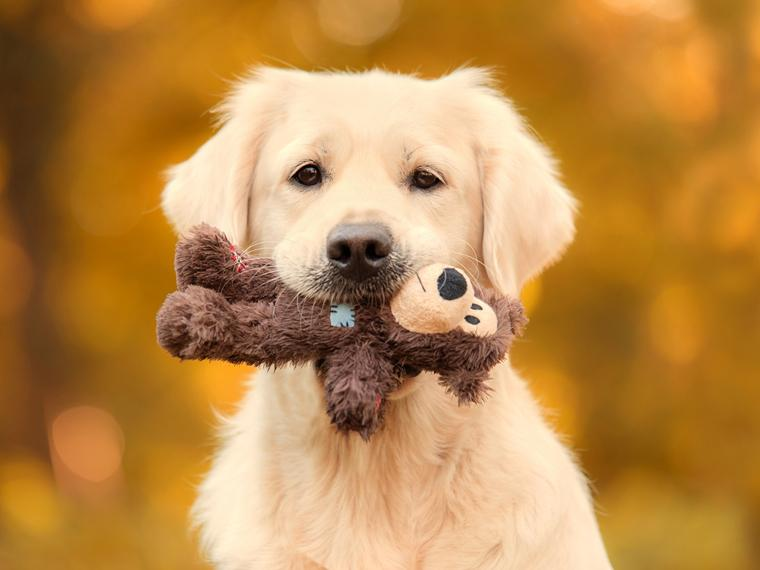
#> input picture images/perro.jpg, 760 x 570 px
$ python procesamiento_imagenes_con_arrays.py
#> lines starting #> are read from the running program, lines starting #| are printed output that depends on the picture
import numpy as np
import matplotlib.pyplot as plt
from PIL import Image

# Cargar imagen
imagen_perro = Image.open('./images/perro.jpg')
#> imagen_perro is the input picture: PIL image 760x570 RGB; mean R, G, B 186.5, 137.1, 73.9
imagen_perro.show()
print(type(imagen_perro))
#| <class 'PIL.JpegImagePlugin.JpegImageFile'>
print("Tamaño imagen: {}".format(imagen_perro.size))
#| Tamaño imagen: (760, 570)

# Convertir imagen en array
array_image = np.asarray(imagen_perro)

# Plotear arreglo
plot_general = plt.subplot(2, 2, 1)
plt.imshow(array_image)
plot_general.set_title('General')
print("Tamaño array: {}".format(array_image.shape))
#| Tamaño array: (570, 760, 3)

plot_red = plt.subplot(2, 2, 2)
plt.imshow(array_image[:, :, 0])
plot_red.set_title('Red')

plot_green = plt.subplot(2, 2, 3)
plt.imshow(array_image[:, :, 1])
plot_green.set_title('Green')

plot_blue = plt.subplot(2, 2, 4)
plt.imshow(array_image[:, :, 2])
plot_blue.set_title('Blue')

plt.tight_layout()
plt.show()
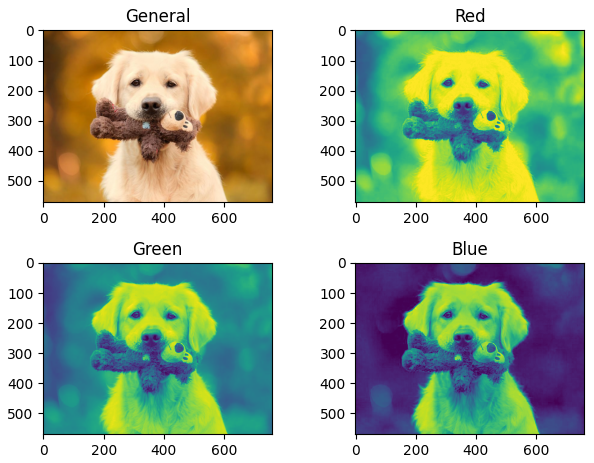
#> figure drawn by matplotlib, 4 panels
